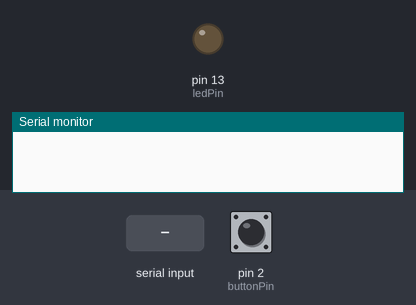
A sketch run on a simulated Arduino Uno, built with avr-gcc and run on an emulated ATmega328P. On the bench: output pins drawn as LEDs (lit = HIGH), the last lines printed to the serial monitor. Dashed ring = blinking. The inputs (shaded band) are chosen by the test bench; at power-on: pin 2 (buttonPin) LOW.

Above: at 1.2 s.
1.3 s: pin 2 (buttonPin) pulled HIGH for 0.15 s
At 2.1 s:
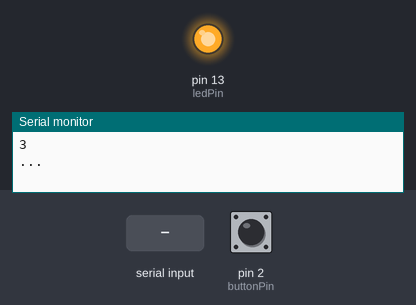
4.4 s: "N90\n" received over Serial
At 4.8 s:
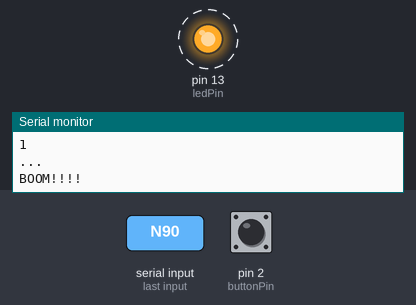
Timing chart, 0 to 13.4 s (numbered marks = the images above; inputs shaded):
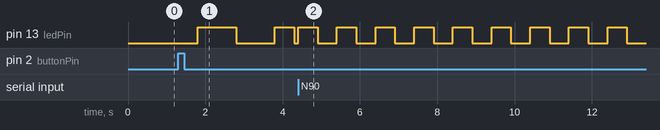

Measured:
- after the input at 1.3 s, pin 13 (ledPin): LOW → HIGH after 0.50 s, → LOW 1.0 s later, → HIGH 1.0 s later, → LOW 0.50 s later
- after the input at 4.4 s, pin 13 (ledPin): alternates HIGH for 0.50 s and LOW for 0.50 s, starting at once

The sketch:

lab_4.ino
```cpp
//Step 1 Constants
const int buttonPin = 2;
const int ledPin = 13;
int buttonState = 0;
//Step 3 Constants
int value = 0;
int num = 0;

void setup() {
  // set ledPin to be designated output
  pinMode(ledPin, OUTPUT);
  // set buttonPina to send input
  pinMode(buttonPin, INPUT);
  // begin the Serial
  Serial.begin(9600);
}
// make a function to blink the LED
void blink(int x){
  digitalWrite(x, HIGH);
  delay(500);
  digitalWrite(x, LOW);
  delay(500);
}
void loop() {
  // Define value and buttonState
  value = Serial.read();
  buttonState = digitalRead(buttonPin);
  //step 3
  if (value == 'L'){
    digitalWrite(ledPin, LOW);
  }
  if (value == 'H'){
    digitalWrite(ledPin, HIGH);
  }
  if (value == 'N'){
    num = Serial.parseInt();
    for(int i = 0; i < num; i++){
    blink(ledPin);
    }
  }
  if (value == 'D'){
    Serial.println("CPU: Greetings User. Are you ready to die?");
    blink(ledPin);
  }
  if (value == '?'){
    Serial.println("Press 'H' to turn LED on");
    Serial.println("Press 'L' to turn LED off");
    Serial.println("Press 'N' followed by a number to have the LED blink that many times");
    Serial.println("Press 'D' for a message from the CPU");
    Serial.println("Press 'n' to respond to the CPU");
    Serial.println("Press 'y' to respond to the CPU");
  }
  if (value == 'n'){
    Serial.println("CPU: You Have No Choice In The Matter");
  }
  if (value == 'y'){
    Serial.println("CPU: Good... Very Good");
  }
  //step 1
  //step 2 mod (says 3 2 1 boom, instead of button pressed)
  if (buttonState == HIGH) {
    Serial.println("3");
    delay(500);
    Serial.println("...");
    digitalWrite(ledPin, HIGH);
    delay(500);
    Serial.println("2");
    delay(500);
    Serial.println("...");
    digitalWrite(ledPin, LOW);
    delay(500);
    Serial.println("1");
    delay(500);
    Serial.println("...");
    digitalWrite(ledPin, HIGH);
    delay(500);
    Serial.println("BOOM!!!!");
    digitalWrite(ledPin, LOW);
  }

}
```
